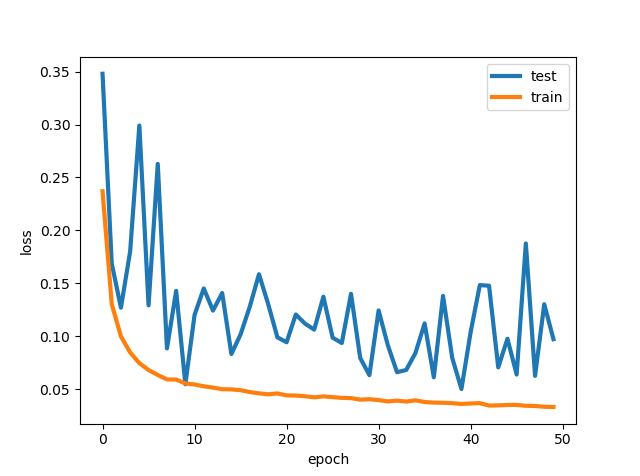

The Python source for this figure:
import torch
import torchfile
import numpy as np
from matplotlib import pyplot as plt
from sklearn.feature_extraction import image
import matplotlib.image as mpimg
from torch.utils.data import Dataset,DataLoader
from torchsummary import summary
import torch.optim as optim


class aflwDataSet(Dataset):
    def __init__(self, x, y):
        self.len = len(y)
        self.x_data = x
        self.y_data = y

    def __getitem__(self, index):
        return torch.Tensor(self.x_data[index]).float(), torch.Tensor(self.y_data[index]).long()

    def __len__(self):
        return len(self.y_data)

class View(torch.nn.Module):
    def forward(self, x):
        x = x.view(x.size()[0], -1)
        return x


def create_PASCAL_imgs(personDir,pascalDir,dim, max_patches):

    # Create a list of images without a person
    #(in person_train.txt a line with label == -1 is a negative sample)
    myarray = np.loadtxt(personDir)
    myarray_new = np.zeros(myarray.shape[0])
    j = 0
    for i,line in enumerate(myarray):
        if (line[1] == -1):
            myarray_new[j] = line[0]
            j += 1
    neg_file_array  = myarray_new[:j]

    # Create random patches:
    # Every patch line in patches describes a patch with dimensions = (12,12,3)
    #(total lines = max_patches * len(neg_file_array))
    patches = np.zeros((max_patches * len(neg_file_array), dim, dim, 3),dtype=float)

    # create patches
    i = 0
    for line in neg_file_array:
        filename = str(int(line)).zfill(6) + '.jpg'
        img = mpimg.imread(pascalDir + filename)/255
        img_patches = image.extract_patches_2d(img, (dim, dim), max_patches=max_patches)
        patches[i:i + max_patches] = img_patches
        # plt.imshow(img_patches[14])
        # plt.show()
        # plt.imshow(patches[i + 14])
        # plt.imshow(patches[i + 5])
        i += max_patches

    # plt.imshow(patches[14])
    # plt.show()

    # Change dimensions to (total patches, 3, dim, dim)
    patches = np.moveaxis(patches, -1, 1)
    print("loaded pascal data: %s" % (patches.shape,))
    return patches

EPOCHS = 200
BATCH_SIZE = 256
LR = 0.0005
TEST_SPLIT = .2
PASCAL_TO_AFLW_RATIO = 3

use_cuda = torch.cuda.is_available()

# load aflw Data
aflwDir = "D:/TAU/EX2/EX2_data/aflw/aflw_12.t7"
aflwDataTorch  = torchfile.load(aflwDir, force_8bytes_long = True)
aflwData = np.zeros((len(aflwDataTorch),3 ,12, 12),dtype=float)
for i in range(len(aflwDataTorch)):
    aflwData[i] = aflwDataTorch[i+1]
print('loaded aflwData data: (%s, %s, %s, %s)' %(len(aflwData),aflwData[1].shape[0],aflwData[1].shape[1],aflwData[1].shape[2]) )
print(type(aflwData))
# plt.imshow( np.moveaxis(aflwData[0], 0, -1))
# plt.show()

# load pascal data
personDir = "D:/TAU/EX2/EX2_data/VOC2007/ImageSets/Main/person_train.txt"
pascalDir = "D:/TAU/EX2/EX2_data/VOC2007/JPEGImages/"
pascalData = create_PASCAL_imgs(personDir,pascalDir,12, 60)
print(type(pascalData))

# build data loader for aflw
length_data = aflwData.shape[0]
shuffled_indices = torch.randperm(length_data)
split = int(np.floor(TEST_SPLIT * length_data))
indices_train = shuffled_indices[split:]
indices_val = shuffled_indices[:split]
X_train_aflw, X_test = aflwData[indices_train], aflwData[indices_val]
X_train_pascal = pascalData[0:min(len(aflwData)*PASCAL_TO_AFLW_RATIO,pascalData.shape[0]-1)]

X_test = torch.Tensor(X_test).float()
y_val_target = torch.Tensor(np.zeros(X_test.shape[0])).long()

y_train_aflw = np.zeros((X_train_aflw.shape[0],1),dtype=int)
y_train_pascal = np.ones((X_train_pascal.shape[0],1),dtype=int)

X_train = np.concatenate((X_train_aflw,X_train_pascal),0)
y_train = np.concatenate((y_train_aflw,y_train_pascal),0)

dataSetTrain = aflwDataSet(X_train,y_train)
train_loader = DataLoader(dataset=dataSetTrain, batch_size=BATCH_SIZE, shuffle=True)

# define the model
net = torch.nn.Sequential(
          torch.nn.Conv2d(3, 16, 3,stride=1),
          torch.nn.MaxPool2d(3, stride=2),
          torch.nn.ReLU(),
          View(),
          torch.nn.Linear(256, 16),
          torch.nn.ReLU(),
          torch.nn.Linear(16, 2),
        )

if use_cuda:
    net.cuda()

print(summary(net,(3,12,12)))

loss_fn = torch.nn.CrossEntropyLoss()
optimizer = optim.Adam(net.parameters(),lr=LR)

# TRAIN
loss_train_arr = []
loss_val_arr = []
print("{0:15} {1:20} {2:20}".format('EPOCHS','Train loss','Test loss'))
fig = plt.figure()
for ep_n, epoch in enumerate(range(EPOCHS)):
    running_loss = 0
    # run on train set
    for data in train_loader:
        inputs, targets = data
        targets = torch.squeeze(targets,dim=1)

        if use_cuda:
            inputs = inputs.cuda()
            targets = targets.cuda()

        # forward + backward + optimize
        optimizer.zero_grad()
        outputs = net(inputs)

        loss = loss_fn(outputs, targets)
        loss.backward()
        optimizer.step()
        running_loss += loss.item()

    # run on test set
    with torch.set_grad_enabled(False):
        if use_cuda:
            X_test = X_test.cuda()
            y_val_target = y_val_target.cuda()
        y_val = net(X_test)
        loss_val = loss_fn(y_val, y_val_target)
        loss_val_arr.append(loss_val.cpu().data.numpy())

    loss_train_arr.append(running_loss/len(train_loader))
    print("{0:3d} {1:20f} {2:20f} ".format(ep_n, running_loss/len(train_loader),loss_val.cpu().data.numpy() ))

    plt.cla()
    plt.plot(loss_val_arr, linewidth=3)
    plt.plot(loss_train_arr, linewidth=3)
    plt.ylabel('loss')
    plt.xlabel('epoch')
    plt.legend(['test', 'train'], loc='upper right')
    plt.pause(0.01)

_, predicted = torch.max(y_val.data.cpu(), 1)
print('Network accuracy %d %%' % (100 * torch.sum(y_val_target.data.cpu() == predicted) / len(y_val)))

fig.savefig("q1.png")
# save model
torch.save(net, "12net.pth")






